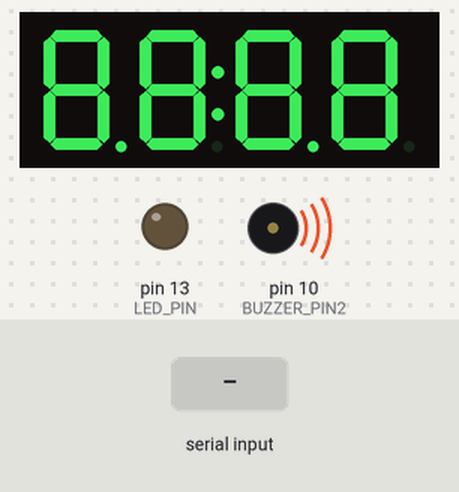
Simulated run of this sketch. Board: Arduino Nano, built with avr-gcc and run on an emulated ATmega328P. Parts: 4-digit seven-segment display, output pins drawn as LEDs (lit = HIGH), buzzer (waves = sounding). The inputs (shaded band) are chosen by the test bench.

Above: at 0.1 s.
At 2.2 s:
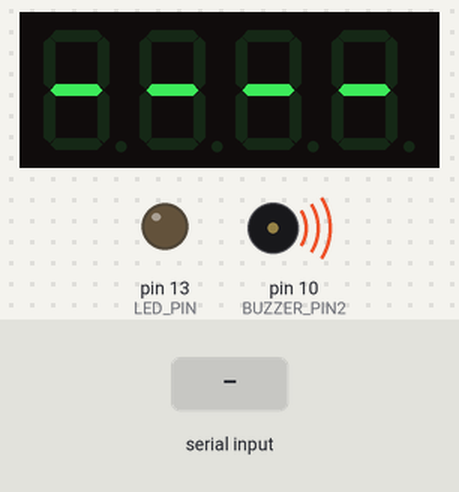
2.3 s: "L90\n" received over Serial
At 7.8 s:
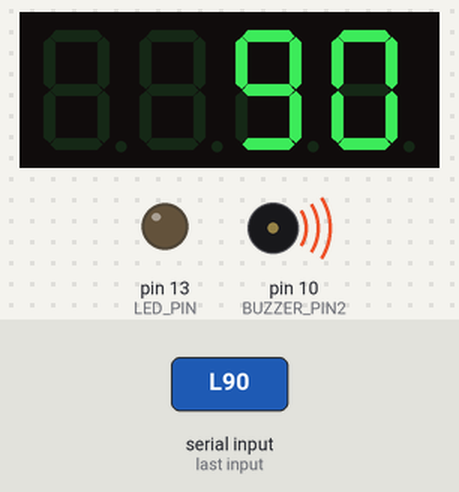
Timing chart, 0 to 9.3 s (numbered marks = the images above; inputs shaded):
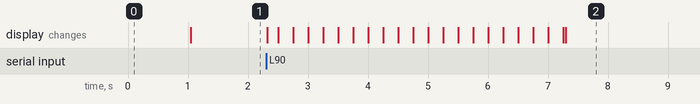

The sketch:

speed_alarm.ino
```cpp
/*
  Speed alarm + LED speed display for the SDR Doppler radar - Arduino Nano.

  Receives lines from 02_doppler_radar.py over USB serial (115200 baud):
      S<speed km/h>,P<proximity 0-100>,V<volume 0-100>,L<last speed km/h, -1 = none>,F<1 = last pass over limit>
  e.g. "S45.2,P70,V75,L38.0,F0"

  Buzzer behaviour:
    - volume                   always maximum (50 % square wave, push-pull on D9/D10)
    - pitch 3.1-3.3 kHz        the buzzer's resonance (loudest); rises a little with speed
    - beep rate (1..10 /s)     follows proximity -> closer target = faster beeps
    - silent when no target, or when no data arrives for 0.5 s

  LED display (TM1637, 4 digits), speed with one decimal:
    - modules with decimal points (HAS_DOTS = true): " 45.3", "123.4"
    - colon-only modules (HAS_DOTS = false): whole km/h, "  45"; with COLON_AS_POINT = true
      the colon is used as the decimal point, "45:3"
    - live speed while a target is passing
    - holds the LAST measured speed (peak of the pass) after it has passed
    - every new captured speed blinks for 5 s, then stays steady
    - keeps blinking if that pass was over the speed limit
    - "----" until the first pass
    Start-up test lights all segments, colon and dots: "88:88" means a colon module.

  Wiring:
    Buzzer (D9/D10 are fixed: Timer1 outputs OC1A and OC1B; D10 is the inverse of D9)
      Loudest, passive piezo buzzer: between D9 and D10 (push-pull, 10 V swing)
      Simple: between D9 and GND
      Magnetic buzzer or more power:
      D9 --[1k]--> NPN base (2N2222 / BC547)
      NPN emitter --> GND
      NPN collector --> buzzer (-)
      buzzer (+) --> 5V
    TM1637 display
      CLK --> D2
      DIO --> D3
      VCC --> 5V
      GND --> GND

  Library: "TM1637" by Avishay Orpaz (Arduino IDE -> Tools -> Manage Libraries)
*/

#include <TM1637Display.h>

const uint8_t BUZZER_PIN = 9;
const uint8_t BUZZER_PIN2 = 10;   // inverse of D9: buzzer between D9 and D10 = twice the swing
const uint8_t DISP_CLK = 2;
const uint8_t DISP_DIO = 3;
const uint8_t LED_PIN = LED_BUILTIN;   // on-board LED blinks with the beeps
const unsigned long TIMEOUT_MS = 500;
const unsigned long NEW_PASS_BLINK_MS = 5000;   // a new captured speed blinks this long
const bool HAS_DOTS = false;           // true for modules with decimal points, false for colon-only modules
const bool COLON_AS_POINT = false;     // colon-only modules: true = "45:3", false = whole km/h "  45"
const uint8_t DOT_000_0 = 0b00100000;  // decimal point after the 3rd digit
const uint8_t COLON = 0b10000000;      // colon modules: this bit of the 2nd digit lights the colon
const int BLANK = -2;                  // showTenths(): -1 = dashes, -2 = blank

TM1637Display display(DISP_CLK, DISP_DIO);
const uint8_t DASHES[] = {SEG_G, SEG_G, SEG_G, SEG_G};

float speedKmh = 0;
float lastKmh = -1;     // -1 = no pass yet
bool overLimit = false; // last pass was over the speed limit
float heldKmh = -1;     // last speed already noticed, to detect a new pass
unsigned long blinkUntilMs = 0;
int proximity = 0;      // 0..100
int volume = 0;         // 0..100

char line[48];
uint8_t lineLen = 0;
unsigned long lastMsgMs = 0;
int shown = -3;         // value currently on the display (avoids redundant writes)

// Timer1 fast PWM: square wave at the pitch on D9, its inverse on D10. 50 % duty = maximum loudness.
void buzzerOn(float pitchHz) {
  uint16_t top = (uint16_t)(2000000.0 / pitchHz) - 1;   // 16 MHz / prescaler 8
  ICR1 = top;
  OCR1A = top / 2;
  OCR1B = top / 2;
  if (TCNT1 > top) TCNT1 = 0;                           // pitch dropped mid-cycle: avoid counting to 65535
  TCCR1A = _BV(COM1A1) | _BV(COM1B1) | _BV(COM1B0) | _BV(WGM11);   // OC1B inverted
  TCCR1B = _BV(WGM13) | _BV(WGM12) | _BV(CS11);
}

void buzzerOff() {
  TCCR1A = 0;
  TCCR1B = 0;
  digitalWrite(BUZZER_PIN, LOW);
  digitalWrite(BUZZER_PIN2, LOW);
}

// Speed in km/h -> tenths of km/h (45.3 -> 453), -1 for "no speed"
int toTenths(float kmh) {
  return kmh < 0 ? -1 : (int)min(kmh * 10 + 0.5, 9999.0);
}

// Colon module: "45:3" with the colon as decimal point (digits 1-2 whole km/h, digit 3 tenths)
void showColonDecimal(int value) {
  int whole = value / 10;
  uint8_t seg[4] = {0, 0, 0, 0};
  if (whole >= 10) seg[0] = display.encodeDigit(whole / 10);
  seg[1] = display.encodeDigit(whole % 10) | COLON;
  seg[2] = display.encodeDigit(value % 10);
  display.setSegments(seg);
}

// Show tenths of km/h as "45:3" / "45.3", dashes for -1, nothing for BLANK
void showTenths(int value) {
  if (value == shown) return;
  shown = value;
  if (value == BLANK) display.clear();
  else if (value < 0) display.setSegments(DASHES);
  else if (HAS_DOTS) display.showNumberDecEx(value, DOT_000_0, false);
  else if (COLON_AS_POINT && value < 1000) showColonDecimal(value);
  else display.showNumberDec((value + 5) / 10, false);   // whole km/h
}

// Parse "S45.2,P70,V75,L38.0,F0"
void parseLine(char *s) {
  for (char *tok = strtok(s, ","); tok; tok = strtok(NULL, ",")) {
    if (tok[0] == 'S') speedKmh = atof(tok + 1);
    else if (tok[0] == 'P') proximity = constrain(atoi(tok + 1), 0, 100);
    else if (tok[0] == 'V') volume = constrain(atoi(tok + 1), 0, 100);
    else if (tok[0] == 'L') lastKmh = atof(tok + 1);
    else if (tok[0] == 'F') overLimit = atoi(tok + 1) != 0;
  }
  lastMsgMs = millis();
}

void readSerial() {
  while (Serial.available()) {
    char c = Serial.read();
    if (c == '\n') {
      line[lineLen] = '\0';
      parseLine(line);
      lineLen = 0;
    } else if (c != '\r' && lineLen < sizeof(line) - 1) {
      line[lineLen++] = c;
    }
  }
}

void setup() {
  pinMode(BUZZER_PIN, OUTPUT);
  pinMode(BUZZER_PIN2, OUTPUT);
  pinMode(LED_PIN, OUTPUT);
  buzzerOff();
  Serial.begin(115200);

  display.setBrightness(7);       // 0..7
  display.showNumberDecEx(8888, 0b11100000);  // display test: "8.8.8.8." (or "88:88" on colon modules)
  buzzerOn(3200);                 // start-up chirp: buzzer wired correctly
  delay(1000);
  buzzerOff();
  showTenths(-1);
}

void loop() {
  readSerial();

  bool active = volume > 0 && proximity > 0 && millis() - lastMsgMs < TIMEOUT_MS;

  // A new captured speed arrived: blink it for NEW_PASS_BLINK_MS
  if (lastKmh != heldKmh) {
    heldKmh = lastKmh;
    if (lastKmh >= 0) blinkUntilMs = millis() + NEW_PASS_BLINK_MS;
  }
  bool blinking = lastKmh >= 0 && (overLimit || millis() < blinkUntilMs);

  // Display: live speed during a pass, otherwise hold the last speed (blinking when new or over the limit)
  if (active) showTenths(toTenths(speedKmh));
  else if (blinking && (millis() / 250) % 2) showTenths(BLANK);
  else showTenths(toTenths(lastKmh));

  if (!active) {
    buzzerOff();
    digitalWrite(LED_PIN, LOW);
    return;
  }

  float beepsPerSec = 1.0 + 9.0 * proximity / 100.0;
  unsigned long period = (unsigned long)(1000.0 / beepsPerSec);
  bool beepOn = (millis() % period) < period * 3 / 4;  // 75 % on: long, loud beeps

  if (beepOn) {
    float pitch = 3100.0 + 2.0 * volume;                // 3100 .. 3300 Hz: this buzzer's resonance (loudest, measured)
    buzzerOn(pitch);
    digitalWrite(LED_PIN, HIGH);
  } else {
    buzzerOff();
    digitalWrite(LED_PIN, LOW);
  }
}
```

Measured:
- after the input at 2.3 s, the display: first changes at once (image 2 shows a later state)
